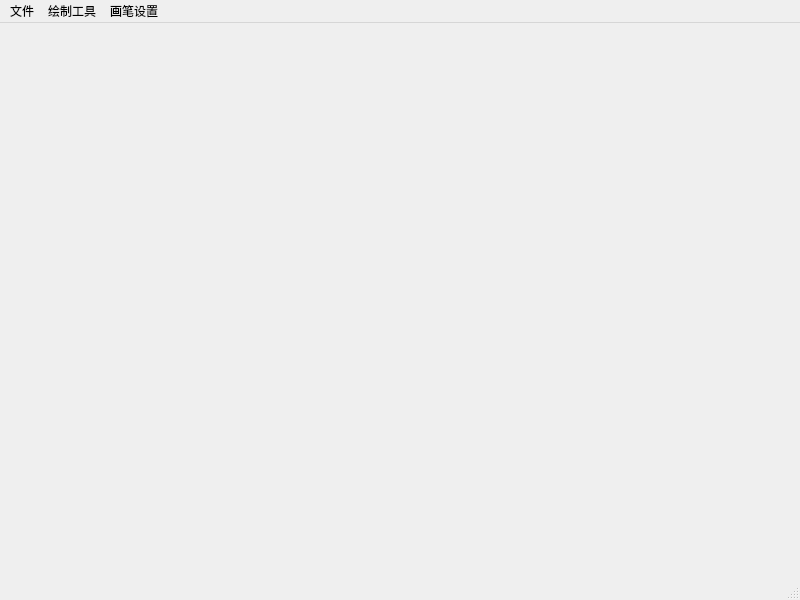
<?xml version="1.0" encoding="UTF-8"?>
<ui version="4.0">
 <class>MainWindow</class>
 <widget class="QMainWindow" name="MainWindow">
  <property name="geometry">
   <rect>
    <x>0</x>
    <y>0</y>
    <width>800</width>
    <height>600</height>
   </rect>
  </property>
  <property name="windowTitle">
   <string>MainWindow</string>
  </property>
  <widget class="QWidget" name="centralwidget"/>
  <widget class="QMenuBar" name="menubar">
   <property name="geometry">
    <rect>
     <x>0</x>
     <y>0</y>
     <width>800</width>
     <height>17</height>
    </rect>
   </property>
   <widget class="QMenu" name="FileMenu">
    <property name="title">
     <string>文件</string>
    </property>
    <addaction name="actionCreat_New"/>
    <addaction name="actionSave_as"/>
   </widget>
   <widget class="QMenu" name="ToolsMenu">
    <property name="title">
     <string>绘制工具</string>
    </property>
    <addaction name="actionPencil"/>
    <addaction name="actionLine"/>
    <addaction name="actionRect"/>
    <addaction name="actionEillpse"/>
    <addaction name="actionPloygon"/>
   </widget>
   <widget class="QMenu" name="PenSetMenu">
    <property name="title">
     <string>画笔设置</string>
    </property>
    <addaction name="actionSet_Color"/>
    <addaction name="actionSet_Width"/>
   </widget>
   <addaction name="FileMenu"/>
   <addaction name="ToolsMenu"/>
   <addaction name="PenSetMenu"/>
  </widget>
  <widget class="QStatusBar" name="statusbar"/>
  <action name="actionCreat_New">
   <property name="text">
    <string>新建文件</string>
   </property>
  </action>
  <action name="actionSave_as">
   <property name="text">
    <string>保存</string>
   </property>
  </action>
  <action name="actionPencil">
   <property name="text">
    <string>铅笔</string>
   </property>
  </action>
  <action name="actionLine">
   <property name="text">
    <string>直线</string>
   </property>
  </action>
  <action name="actionRect">
   <property name="text">
    <string>矩形</string>
   </property>
  </action>
  <action name="actionEillpse">
   <property name="text">
    <string>椭圆形</string>
   </property>
  </action>
  <action name="actionPloygon">
   <property name="text">
    <string>多边形</string>
   </property>
  </action>
  <action name="actionSet_Color">
   <property name="text">
    <string>设置画笔颜色</string>
   </property>
  </action>
  <action name="actionSet_Width">
   <property name="text">
    <string>设置画笔粗细</string>
   </property>
  </action>
 </widget>
 <resources/>
 <connections/>
</ui>
